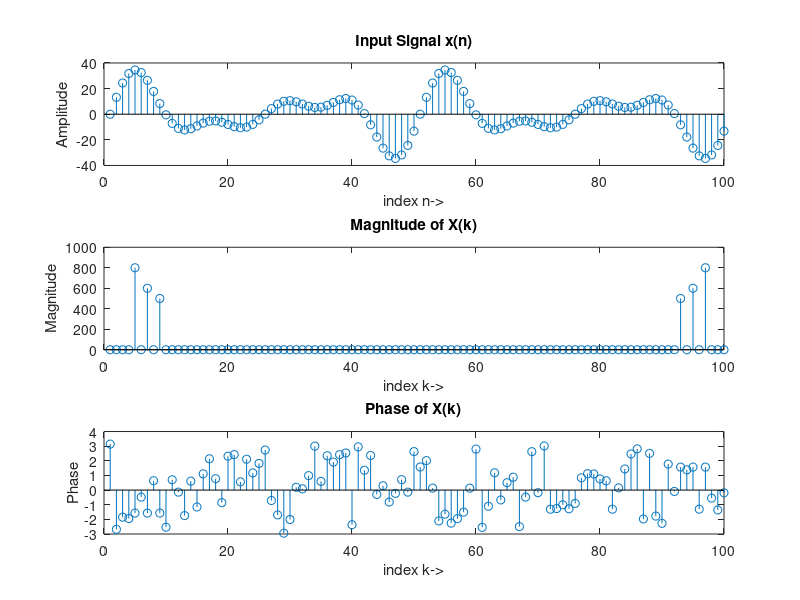

This chart was generated by the following MATLAB code:
%SINE WAVE DFT
clear all
close all
clc
fs=100;
ts=1/fs;
t=0:ts:1-ts;
x=16*sin(2*pi*4*t)+12*sin(2*pi*6*t)+10*sin(2*pi*8*t);
N=length(x);
X=zeros(1,N);
j=sqrt(-1);
for k=0:1:N-1;
    for n=0:1:N-1;
        X(k+1)=X(k+1)+x(n+1)*exp(-j*2*pi*n*k/N);
    end
end
subplot(3,1,1);
stem(x),title('Input Signal x(n)'),xlabel('index n->'),ylabel('Amplitude');
subplot(3,1,2);
stem(abs(X)),title('Magnitude of X(k)'),xlabel('index k->'),ylabel('Magnitude');
subplot(3,1,3);
stem(angle(X)),title('Phase of X(k)'),xlabel('index k->'),ylabel('Phase');